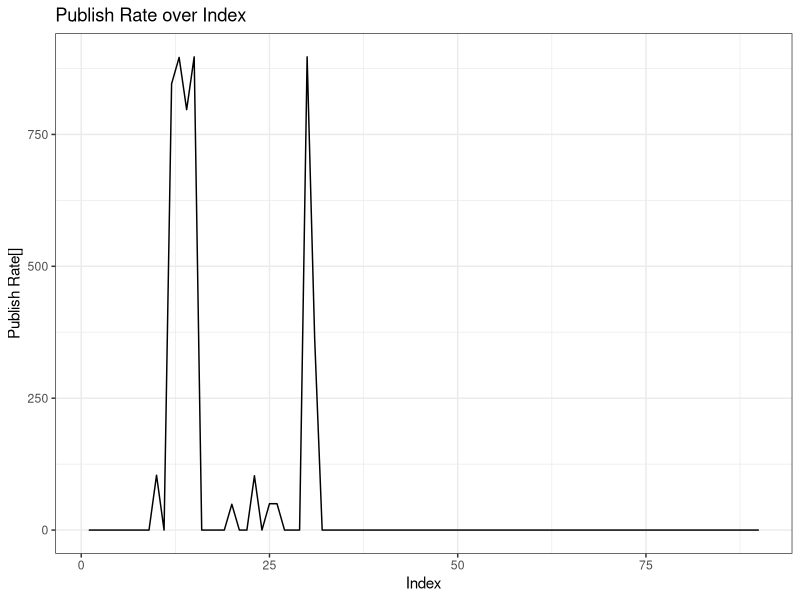

Generate this figure with R:
library(ggplot2)
# Define the data
data <- list(
  "publishRate" = c(51463.40675806149, 50004.98438890954, 49989.799531140394, 50008.80828796086, 49995.01814208314, 49986.12958844692, 50016.87599249717, 50081.9310945969, 49989.55760331944, 49963.29842105274, 50040.34845114976, 50011.62592842482, 49998.35702728507, 50002.6637520044, 50140.556614145695, 50021.79805428406, 50008.038201872245, 49990.5791417789, 50025.94444334899, 49988.564220391665, 49996.46769752913, 50008.60846897559, 49981.23548080547, 50026.2190071822, 49977.551328969756, 50010.702788363786, 50001.25865842359, 49995.79415191206, 49949.3053923939, 49918.34154303944, 49973.866585304735, 49988.69696172231, 49988.38827800933, 50006.23611205821, 50006.46643452601, 49987.66246537932, 49937.652232569635, 49973.25614407371, 50029.09326493972, 49978.95495044038, 50013.94656010974, 50006.724415460856, 50001.922474661966, 50003.111416970525, 49998.58059693621, 49993.496831387376, 50007.08310664516, 50002.50614428454, 50265.14213211895, 49990.484602180644, 50011.89752167266, 49991.270922079326, 50004.28346909574, 49996.38723788432, 49994.66171439083, 50006.87593180353, 49998.48810482732, 49998.90812197575, 50007.08001870612, 49997.18859477741, 49997.75294535861, 50002.31533214782, 50000.23137739657, 49999.09510210362, 49995.41560239816, 49999.41617213601, 49997.98902857859, 50004.80508028033, 49994.72668524405, 50006.666524039756, 49999.49538599706, 49998.70074056518, 49995.00328156884, 50002.67693042118, 50012.70498447379, 49987.95213525904, 49999.203308634875, 49998.72308148778, 50000.16771390862, 50005.620294761735, 49996.891473425814, 50002.84292464565, 50000.041093967586, 50002.0801943853, 50003.06306334242, 49742.95417470687, 50000.02111117267, 50008.79402308711, 49993.93529589998, 49998.60016927298),
  #"publishErrorRate" = c(0, 0, 0, 0, 0, 0, 0, 0, 0, 0, 0, 0, 0, 0, 0, 0, 0, 0, 0, 0, 0, 0, 0, 0, 0, 0, 0, 0, 0, 0, 0, 0, 0, 0, 0, 0, 0, 0, 0, 0, 0, 0, 0, 0, 0, 0, 0, 0, 0, 0, 0, 0, 0, 0, 0, 0, 0, 0, 0, 0, 0, 0, 0, 0, 0, 0, 0, 0, 0, 0, 0, 0, 0, 0, 0, 0, 0, 0, 0, 0, 0, 0, 0, 0, 0, 0, 0, 0, 0),
  "backlog" = c( 0, 0, 0, 0, 0, 0, 0, 0, 0, 104, 0, 846, 896, 797, 897, 0, 0, 0, 0, 49, 0, 0, 103, 0, 50, 50, 0, 0, 0, 897, 364, 0, 0, 0, 0, 0, 0, 0, 0, 0, 0, 0, 0, 0, 0, 0, 0, 0, 0, 0, 0, 0, 0, 0, 0, 0, 0, 0, 0, 0, 0, 0, 0, 0, 0, 0, 0, 0, 0, 0, 0, 0, 0, 0, 0, 0, 0, 0, 0, 0, 0, 0, 0, 0, 0, 0, 0, 0, 0, 0 ),
  "consumeRate" = c(51543.250461264266, 50008.63108567138, 49995.01959559701, 50008.512489287656, 49994.91957282416, 49977.456762226066, 50025.648963448395, 49993.50807452838, 49999.811123261265, 49942.8175028502, 50050.599227687555, 49928.20797637121, 49993.42808942453, 50012.42556407774, 50130.66996105528, 50110.67575729585, 50008.038201872245, 49990.5791417789, 50025.94444334899, 49983.60894069924, 50001.42274883711, 50008.60846897559, 49971.03326786872, 50036.43066527638, 49972.59674805495, 50010.702788363786, 50006.215255454306, 50006.00552893323, 49939.10547238014, 49829.817397080435, 50026.449782041025, 50034.55869449847, 49978.428997816176, 50011.265799372384, 50001.436733965194, 49987.66246537932, 50025.844873011345, 49978.48182195162, 50029.09326493972, 49973.92592428736, 50013.453329814125, 50007.02037511562, 50001.922474661966, 50003.70341380651, 50007.26368120109, 49984.51977969325, 50009.45126805701, 50005.66364058772, 50174.374300179144, 49996.93130163415, 50001.67999883304, 50001.585557881124, 49993.96729455946, 49996.38723788432, 50004.87727615116, 50006.87593180353, 49988.27319998789, 49998.90812197575, 50007.08001870612, 49997.18859477741, 50001.422294127, 49998.645546637264, 50000.23137739657, 49999.09510210362, 50005.631905953465, 49989.200895327085, 50008.20478383087, 49994.59001952486, 50003.15656262747, 49998.236021481105, 49999.49538599706, 49998.70074056518, 50004.028330663314, 50003.86701226104, 50002.48634403412, 49998.366415933415, 49999.004940424646, 49996.5410607902, 50002.05213984808, 49995.70155574902, 49996.891473425814, 50006.611836129145, 50006.6867512886, 49996.92184322312, 50008.02319260176, 49821.31175964383, 49999.92241471328, 50001.41345056637, 49988.661585708865, 50000.35719824195)
)
df <- data.frame(
  index = seq_along(data$publishRate),
  publishRate = data$publishRate,
  #publishErrorRate = data$publishErrorRate,
  backlog = data$backlog,
  consumeRate = data$consumeRate
)
# Plot publishRate against index
ggplot(df, aes(x = index, y = backlog)) +
  geom_line() +
  expand_limits(y=0) + 
  labs(title = "Publish Rate over Index", x = "Index", y = "Publish Rate[]") +
  theme_bw()
